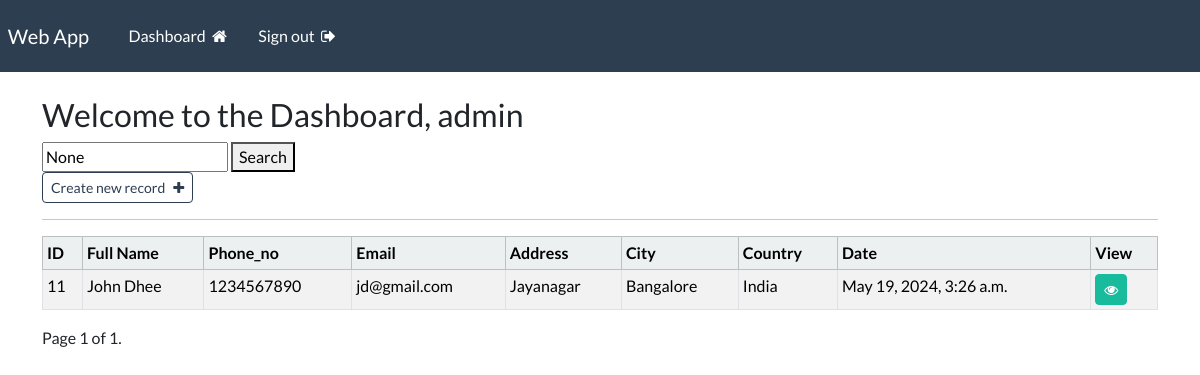
The page /dashboard (signed in) on the database its author committed.
### web_app/models.py (models this page shows, shortened)
class Records(models.Model):
    creation_date=models.DateTimeField(auto_now_add=True)
    first_name=models.CharField(max_length=100)
    last_name=models.CharField(max_length=100)
    phone_no=models.CharField(max_length=10, validators=[RegexValidator(r'^\d{10}$', message="Phone number must be 10 digits")])
    email=models.EmailField(max_length=50)
    address=models.CharField(max_length=250)
    city=models.CharField(max_length=100)
    country=models.CharField(max_length=100)

### web_app/views.py (the view)
# urls.py: path('dashboard',views.dashboard,name="dashboard"),
@login_required(login_url='my_login')
def dashboard(request):
    records_per_page = 5
    all_records= Records.objects.all()
    search_query = request.GET.get('q')
    if search_query:
     all_records = all_records.filter(Q(first_name__icontains=search_query))
    paginator = Paginator(all_records, records_per_page)
    page = request.GET.get('page')
    try:
        my_records=paginator.page(page)
    except PageNotAnInteger:
        my_records=paginator.page(1)
    except EmptyPage:
        my_records=paginator.page(paginator.num_pages)
    context={'records':my_records, 'search_query': search_query}
    return render(request, 'web_app/dashboard.html',context=context)

### web_app/templates/web_app/dashboard.html (shortened to what this page needs)
{% extends "web_app/base.html" %}
{% block content %}
<h3>Welcome to the Dashboard, {{ user}}</h3>
<form method="get" action="{% url 'dashboard' %}">
    <input type="text" name="q" value="{{ search_query }}" placeholder="Search by name">
    <button type="submit">Search</button>
</form>
<a href="{% url "create_record" %}" class="btn btn-outline-primary btn-sm">Create new record &nbsp; <i class="fa fa-plus" aria-hidden="true"></i></a>
<hr>
<table class="table table-striped table-bordered table-sm" cellspacing="0" width="100%">
   <thead class="table-light">
    <tr>
        <th scope="col">ID</th>
        <th scope="col">Full Name</th>
        <th scope="col">Phone_no</th>
        <th scope="col">Email</th>
        <th scope="col">Address</th>
        <th scope="col">City</th>
        <th scope="col">Country</th>
        <th scope="col">Date</th>
        <th scope="col">View</th>
    </tr>
   </thead>
   <tbody>
    {% if records %}
    {% for record in records %}
    <tr>
        <td>{{record.id}}</td>
        <td>{{record.first_name}} {{record.last_name}}</td>
        <td>{{record.phone_no}}</td>
        <td>{{record.email}}</td>
        <td>{{record.address}}</td>
        <td>{{record.city}}</td>
        <td>{{record.country}}</td>
        <td>{{record.creation_date}}</td>
        <td><a class="btn btn-success btn-sm" href="{% url "singular_record" record.id %}"><i class="fa fa-eye" aria-hidden="true"></i></a></td>
    </tr>
    {% endfor %}
    {% endif %}
   </tbody>
</table>
<div class="pagination">
    <span class="step-links">
        <span class="current">
            Page {{ records.number }} of {{ records.paginator.num_pages }}.
        </span>
    </span>
</div>
{% endblock  %}

### web_app/templates/web_app/base.html (shortened to what this page needs)
{% load static %}
<!DOCTYPE html>
<html lang="en">
<head>
    <link rel="stylesheet" type="text/css" href="https://bootswatch.com/5/flatly/bootstrap.min.css">
    <link rel="stylesheet" type="text/css" href="{% static 'css/styles.css' %}">
    <link rel="stylesheet" href="https://cdnjs.cloudflare.com/ajax/libs/font-awesome/4.7.0/css/font-awesome.min.css">
</head>
<body>
      {% include "web_app/navbar.html" %}
    <div class="container">
        <br>
        {% block content %}
        {% endblock  %}
    </div>
</body>
</html>

### web_app/templates/web_app/navbar.html (shortened to what this page needs)
<nav class="navbar navbar-expand-sm navbar-dark bg-primary justify-content-center">
    <a class="navbar-brand main-heading" href="{% url "" %}">
        &nbsp; Web App
    </a>
    <div class="collapse navbar-collapse text-center" id="navbarNavDropdown">
      <ul class="navbar-nav mr-auto">
        {% if user.is_authenticated %}
        <li class="nav-item">
          <a class="nav-link" href="{% url "dashboard" %}">Dashboard &nbsp;<i class="fa fa-home" aria-hidden="true"></i> </a>
        </li>
        <li class="nav-item">
          <a class="nav-link" href="{% url "user_logout" %}">Sign out &nbsp;<i class="fa fa-sign-out" aria-hidden="true"></i></a>
        </li>
      </ul>
      {% endif %}
    </div>
  </nav>

### rows shown on the page
Records: id "11", first_name "John", last_name "Dhee", phone_no "1234567890", email "jd@gmail.com", address "Jayanagar", city "Bangalore", country "India", creation_date "May 19, 2024, 3:26 a.m."

### other values the page prints
{{ user }} "admin"
{{ records.number }} "1"
{{ records.paginator.num_pages }} "1"
